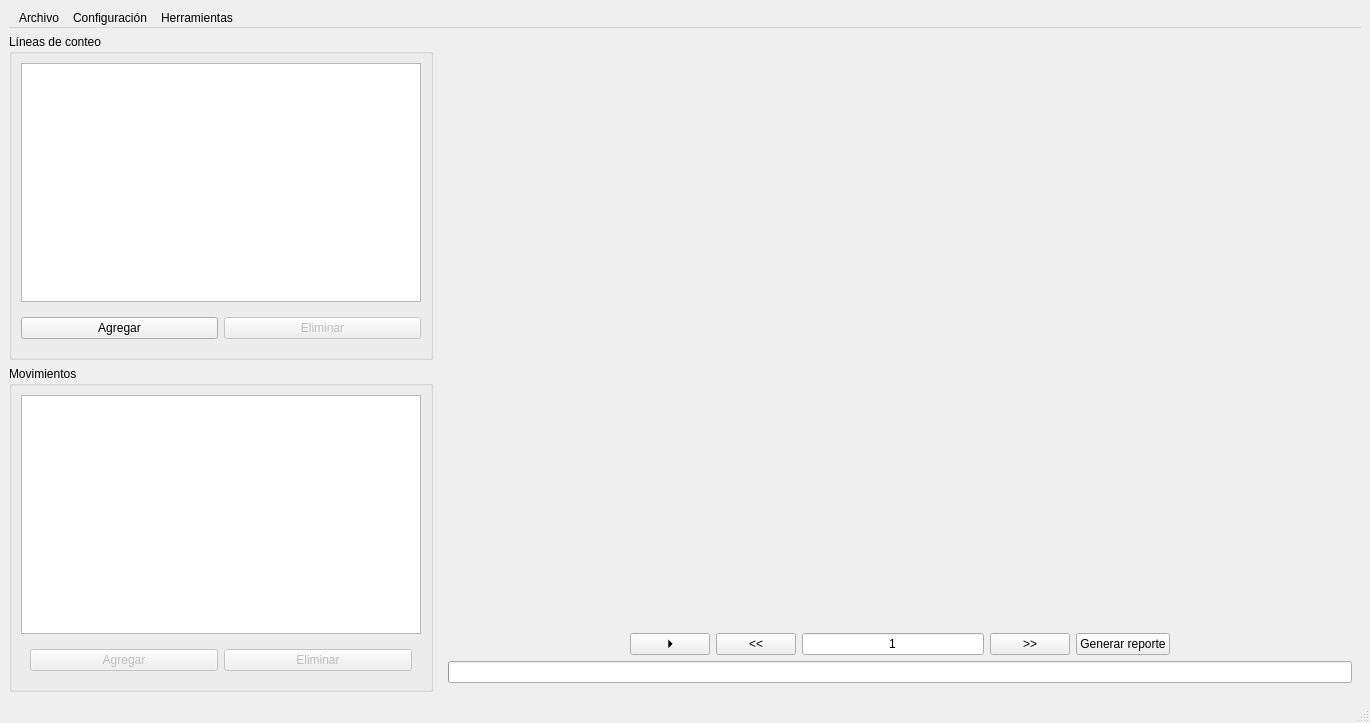
<?xml version="1.0" encoding="UTF-8"?>
<ui version="4.0">
 <class>MainWindow</class>
 <widget class="QMainWindow" name="MainWindow">
  <property name="geometry">
   <rect>
    <x>0</x>
    <y>0</y>
    <width>1370</width>
    <height>723</height>
   </rect>
  </property>
  <property name="minimumSize">
   <size>
    <width>1370</width>
    <height>723</height>
   </size>
  </property>
  <property name="windowTitle">
   <string>FlowVIsionAI v0.0.1</string>
  </property>
  <property name="locale">
   <locale language="Spanish" country="Peru"/>
  </property>
  <widget class="QWidget" name="centralWidget">
   <layout class="QVBoxLayout" name="verticalLayout">
    <item>
     <widget class="QMenuBar" name="menuBar">
      <widget class="QMenu" name="menuFile">
       <property name="title">
        <string>Archivo</string>
       </property>
       <addaction name="actionLoadVideo"/>
       <addaction name="actionLoadData"/>
       <addaction name="separator"/>
       <addaction name="actionSaveSettings"/>
       <addaction name="actionLoadSettings"/>
       <addaction name="separator"/>
       <addaction name="actionVideoInfo"/>
      </widget>
      <widget class="QMenu" name="menuTools">
       <property name="title">
        <string>Herramientas</string>
       </property>
       <addaction name="actionManualClassification"/>
       <addaction name="actionClassificationGallery"/>
       <addaction name="actionUpdateDatabase"/>
       <addaction name="separator"/>
       <addaction name="actionConfigSpeed"/>
       <addaction name="separator"/>
       <addaction name="actionDrawROI"/>
       <addaction name="actionClearROI"/>
       <addaction name="actionShowROI"/>
      </widget>
      <widget class="QMenu" name="menuConfiguration">
       <property name="title">
        <string>Configuración</string>
       </property>
       <addaction name="actionHeadless"/>
       <addaction name="actionDetectMovement"/>
       <addaction name="actionSaveAllCrops"/>
       <addaction name="actionSaveMovementCrops"/>
      </widget>
      <addaction name="menuFile"/>
      <addaction name="menuConfiguration"/>
      <addaction name="menuTools"/>
     </widget>
    </item>
    <item>
     <layout class="QHBoxLayout" name="contentLayout" stretch="1,3">
      <item>
       <layout class="QVBoxLayout" name="leftLayout">
        <item>
         <widget class="QGroupBox" name="countingLinesGroupBox">
          <property name="title">
           <string>Líneas de conteo</string>
          </property>
          <layout class="QVBoxLayout" name="verticalLayout_2">
           <item>
            <widget class="QTableView" name="countingLinesTableView">
             <property name="minimumSize">
              <size>
               <width>400</width>
               <height>0</height>
              </size>
             </property>
            </widget>
           </item>
           <item>
            <widget class="QWidget" name="editCountingLinesWidget" native="true">
             <layout class="QHBoxLayout" name="horizontalLayout_2">
              <property name="leftMargin">
               <number>0</number>
              </property>
              <property name="rightMargin">
               <number>0</number>
              </property>
              <item>
               <widget class="QPushButton" name="addCountingLineButton">
                <property name="text">
                 <string>Agregar</string>
                </property>
               </widget>
              </item>
              <item>
               <widget class="QPushButton" name="removeCountingLineButton">
                <property name="enabled">
                 <bool>false</bool>
                </property>
                <property name="text">
                 <string>Eliminar</string>
                </property>
               </widget>
              </item>
             </layout>
            </widget>
           </item>
          </layout>
         </widget>
        </item>
        <item>
         <widget class="QGroupBox" name="movementsGroupBox">
          <property name="title">
           <string>Movimientos</string>
          </property>
          <layout class="QVBoxLayout" name="verticalLayout_4">
           <item>
            <widget class="QTableView" name="movementsTableView">
             <property name="minimumSize">
              <size>
               <width>400</width>
               <height>0</height>
              </size>
             </property>
            </widget>
           </item>
           <item>
            <widget class="QWidget" name="editMovementsWidget" native="true">
             <layout class="QHBoxLayout" name="horizontalLayout_5">
              <item>
               <widget class="QPushButton" name="addMovementButton">
                <property name="enabled">
                 <bool>false</bool>
                </property>
                <property name="text">
                 <string>Agregar</string>
                </property>
               </widget>
              </item>
              <item>
               <widget class="QPushButton" name="removeMovementButton">
                <property name="enabled">
                 <bool>false</bool>
                </property>
                <property name="text">
                 <string>Eliminar</string>
                </property>
               </widget>
              </item>
             </layout>
            </widget>
           </item>
          </layout>
         </widget>
        </item>
       </layout>
      </item>
      <item>
       <layout class="QVBoxLayout" name="centralLayout">
        <item>
         <widget class="QWidget" name="videoContainer" native="true">
          <property name="sizePolicy">
           <sizepolicy hsizetype="Expanding" vsizetype="Expanding">
            <horstretch>0</horstretch>
            <verstretch>0</verstretch>
           </sizepolicy>
          </property>
          <property name="minimumSize">
           <size>
            <width>800</width>
            <height>600</height>
           </size>
          </property>
          <layout class="QVBoxLayout" name="verticalLayout_3">
           <item>
            <widget class="QLabel" name="videoLabel">
             <property name="minimumSize">
              <size>
               <width>900</width>
               <height>600</height>
              </size>
             </property>
             <property name="maximumSize">
              <size>
               <width>900</width>
               <height>600</height>
              </size>
             </property>
            </widget>
           </item>
           <item>
            <layout class="QHBoxLayout" name="videoBarLayout">
             <item>
              <spacer name="horizontalSpaceLeft">
               <property name="orientation">
                <enum>Qt::Horizontal</enum>
               </property>
               <property name="sizeHint" stdset="0">
                <size>
                 <width>0</width>
                 <height>0</height>
                </size>
               </property>
              </spacer>
             </item>
             <item>
              <widget class="QPushButton" name="playButton">
               <property name="text">
                <string>⏵</string>
               </property>
              </widget>
             </item>
             <item>
              <widget class="QPushButton" name="previousFrameButton">
               <property name="text">
                <string>&lt;&lt;</string>
               </property>
              </widget>
             </item>
             <item>
              <widget class="QLineEdit" name="frameRateInput">
               <property name="text">
                <string>1</string>
               </property>
               <property name="alignment">
                <set>Qt::AlignCenter</set>
               </property>
              </widget>
             </item>
             <item>
              <widget class="QPushButton" name="nextFrameButton">
               <property name="text">
                <string>&gt;&gt;</string>
               </property>
              </widget>
             </item>
             <item>
              <widget class="QPushButton" name="reportButton">
               <property name="text">
                <string>Generar reporte</string>
               </property>
              </widget>
             </item>
             <item>
              <spacer name="horizontalSpacerRight">
               <property name="orientation">
                <enum>Qt::Horizontal</enum>
               </property>
               <property name="sizeHint" stdset="0">
                <size>
                 <width>0</width>
                 <height>0</height>
                </size>
               </property>
              </spacer>
             </item>
            </layout>
           </item>
           <item>
            <widget class="QProgressBar" name="progressBar"/>
           </item>
          </layout>
         </widget>
        </item>
       </layout>
      </item>
     </layout>
    </item>
   </layout>
  </widget>
  <widget class="QStatusBar" name="statusBar"/>
  <action name="actionLoadVideo">
   <property name="text">
    <string>Cargar video</string>
   </property>
  </action>
  <action name="actionLoadData">
   <property name="text">
    <string>Cargar datos preprocesados</string>
   </property>
  </action>
  <action name="actionVideoInfo">
   <property name="text">
    <string>Información</string>
   </property>
  </action>
  <action name="actionLoadSettings">
   <property name="text">
    <string>Cargar proyecto</string>
   </property>
  </action>
  <action name="actionSaveSettings">
   <property name="text">
    <string>Guardar proyecto</string>
   </property>
  </action>
  <action name="actionManualClassification">
   <property name="text">
    <string>Clasificación manual</string>
   </property>
  </action>
  <action name="actionClassificationGallery">
   <property name="text">
    <string>Galería de clasificación</string>
   </property>
  </action>
  <action name="actionUpdateDatabase">
   <property name="text">
    <string>Actualizar base de datos</string>
   </property>
  </action>
  <action name="actionRetrain_Model">
   <property name="text">
    <string>Reentrenar modelo YOLO</string>
   </property>
  </action>
  <action name="actionHeadless">
   <property name="checkable">
    <bool>true</bool>
   </property>
   <property name="text">
    <string>Procesar sin visualizar</string>
   </property>
  </action>
  <action name="actionSaveAllCrops">
   <property name="checkable">
    <bool>true</bool>
   </property>
   <property name="text">
    <string>Guardar crops de todas las detecciones</string>
   </property>
  </action>
  <action name="actionSaveMovementCrops">
   <property name="checkable">
    <bool>true</bool>
   </property>
   <property name="text">
    <string>Guardar crops de cruces O/D</string>
   </property>
  </action>
  <action name="actionDetectMovement">
   <property name="checkable">
    <bool>true</bool>
   </property>
   <property name="text">
    <string>Procesar con detección de moviento</string>
   </property>
  </action>
  <action name="actionConfigSpeed">
   <property name="text">
    <string>Configurar Velocidad...</string>
   </property>
   <property name="toolTip">
    <string>Configurar stride adaptativo para control de velocidad de procesamiento</string>
   </property>
   <property name="shortcut">
    <string>Ctrl+S</string>
   </property>
  </action>
  <action name="actionDrawROI">
   <property name="text">
    <string>Dibujar Área ROI</string>
   </property>
   <property name="toolTip">
    <string>Dibujar polígono ROI para definir área de detección</string>
   </property>
   <property name="shortcut">
    <string>Ctrl+R</string>
   </property>
  </action>
  <action name="actionClearROI">
   <property name="text">
    <string>Limpiar Áreas ROI</string>
   </property>
   <property name="toolTip">
    <string>Eliminar todas las áreas ROI definidas</string>
   </property>
   <property name="shortcut">
    <string>Ctrl+D</string>
   </property>
  </action>
  <action name="actionShowROI">
   <property name="checkable">
    <bool>true</bool>
   </property>
   <property name="checked">
    <bool>true</bool>
   </property>
   <property name="text">
    <string>Mostrar Áreas ROI</string>
   </property>
   <property name="toolTip">
    <string>Mostrar/ocultar visualización de áreas ROI</string>
   </property>
  </action>
 </widget>
 <resources/>
 <connections/>
</ui>
